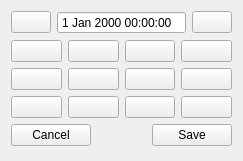
<?xml version="1.0" encoding="UTF-8"?>
<ui version="4.0">
 <class>WidgetsMonthPicker</class>
 <widget class="QFrame" name="WidgetsMonthPicker">
  <property name="geometry">
   <rect>
    <x>0</x>
    <y>0</y>
    <width>212</width>
    <height>161</height>
   </rect>
  </property>
  <property name="windowTitle">
   <string>Frame</string>
  </property>
  <layout class="QGridLayout" name="gridLayout">
   <item row="0" column="0" colspan="4">
    <layout class="QHBoxLayout" name="horizontalLayout">
     <item>
      <spacer name="horizontalSpacer_2">
       <property name="orientation">
        <enum>Qt::Horizontal</enum>
       </property>
       <property name="sizeHint" stdset="0">
        <size>
         <width>40</width>
         <height>20</height>
        </size>
       </property>
      </spacer>
     </item>
     <item>
      <widget class="QPushButton" name="btnPrevious">
       <property name="text">
        <string/>
       </property>
      </widget>
     </item>
     <item>
      <spacer name="horizontalSpacer_3">
       <property name="orientation">
        <enum>Qt::Horizontal</enum>
       </property>
       <property name="sizeHint" stdset="0">
        <size>
         <width>40</width>
         <height>20</height>
        </size>
       </property>
      </spacer>
     </item>
     <item>
      <widget class="WidgetsDateTimeEdit" name="dateEdit">
       <property name="sizePolicy">
        <sizepolicy hsizetype="Preferred" vsizetype="Preferred">
         <horstretch>0</horstretch>
         <verstretch>0</verstretch>
        </sizepolicy>
       </property>
       <property name="focusPolicy">
        <enum>Qt::StrongFocus</enum>
       </property>
       <property name="buttonSymbols">
        <enum>QAbstractSpinBox::NoButtons</enum>
       </property>
       <property name="specialValueText">
        <string/>
       </property>
      </widget>
     </item>
     <item>
      <spacer name="horizontalSpacer_4">
       <property name="orientation">
        <enum>Qt::Horizontal</enum>
       </property>
       <property name="sizeHint" stdset="0">
        <size>
         <width>40</width>
         <height>20</height>
        </size>
       </property>
      </spacer>
     </item>
     <item>
      <widget class="QPushButton" name="btnNext">
       <property name="text">
        <string/>
       </property>
      </widget>
     </item>
     <item>
      <spacer name="horizontalSpacer_5">
       <property name="orientation">
        <enum>Qt::Horizontal</enum>
       </property>
       <property name="sizeHint" stdset="0">
        <size>
         <width>40</width>
         <height>20</height>
        </size>
       </property>
      </spacer>
     </item>
    </layout>
   </item>
   <item row="1" column="0">
    <widget class="QPushButton" name="btnJan">
     <property name="text">
      <string/>
     </property>
    </widget>
   </item>
   <item row="1" column="1">
    <widget class="QPushButton" name="btnFeb">
     <property name="text">
      <string/>
     </property>
    </widget>
   </item>
   <item row="1" column="2">
    <widget class="QPushButton" name="btnMar">
     <property name="text">
      <string/>
     </property>
    </widget>
   </item>
   <item row="1" column="3">
    <widget class="QPushButton" name="btnApr">
     <property name="text">
      <string/>
     </property>
    </widget>
   </item>
   <item row="2" column="0">
    <widget class="QPushButton" name="btnMay">
     <property name="text">
      <string/>
     </property>
    </widget>
   </item>
   <item row="2" column="1">
    <widget class="QPushButton" name="btnJun">
     <property name="text">
      <string/>
     </property>
    </widget>
   </item>
   <item row="2" column="2">
    <widget class="QPushButton" name="btnJul">
     <property name="text">
      <string/>
     </property>
    </widget>
   </item>
   <item row="2" column="3">
    <widget class="QPushButton" name="btnAug">
     <property name="text">
      <string/>
     </property>
    </widget>
   </item>
   <item row="3" column="0">
    <widget class="QPushButton" name="btnSep">
     <property name="text">
      <string/>
     </property>
    </widget>
   </item>
   <item row="3" column="1">
    <widget class="QPushButton" name="btnOct">
     <property name="text">
      <string/>
     </property>
    </widget>
   </item>
   <item row="3" column="2">
    <widget class="QPushButton" name="btnNov">
     <property name="text">
      <string/>
     </property>
    </widget>
   </item>
   <item row="3" column="3">
    <widget class="QPushButton" name="btnDec">
     <property name="text">
      <string/>
     </property>
    </widget>
   </item>
   <item row="4" column="0" colspan="4">
    <layout class="QHBoxLayout" name="horizontalLayout_2">
     <item>
      <widget class="QPushButton" name="btnCancel">
       <property name="text">
        <string>Cancel</string>
       </property>
      </widget>
     </item>
     <item>
      <spacer name="horizontalSpacer">
       <property name="orientation">
        <enum>Qt::Horizontal</enum>
       </property>
       <property name="sizeHint" stdset="0">
        <size>
         <width>0</width>
         <height>0</height>
        </size>
       </property>
      </spacer>
     </item>
     <item>
      <widget class="QPushButton" name="btnSave">
       <property name="text">
        <string>Save</string>
       </property>
      </widget>
     </item>
    </layout>
   </item>
  </layout>
 </widget>
 <customwidgets>
  <customwidget>
   <class>WidgetsDateTimeEdit</class>
   <extends>QDateTimeEdit</extends>
   <header>WidgetsModule/Widgets/DateTime/widgetsdatetimeedit.h</header>
  </customwidget>
 </customwidgets>
 <resources/>
 <connections/>
</ui>
